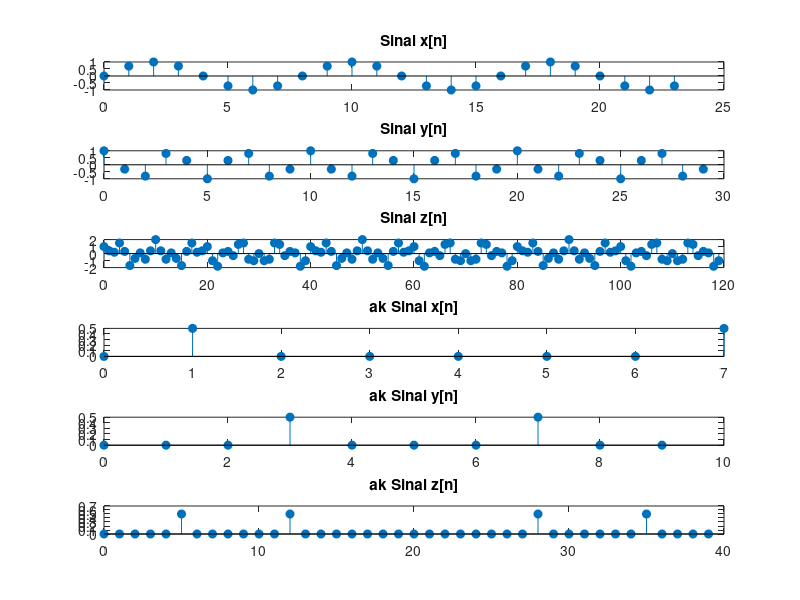

The MATLAB script that drew this image:
clc, clear, close

% Sinal x 
Nx = 8; % Periodo x 
n=0:3*Nx-1;
angx = 2*pi/8; % angulo de x
x = sin((angx)*n); % 1º harmonico (H)
fx = 2*pi/Nx; % Frequencia fundamente (omega 0) em rads
subplot(6,1,1)
stem(n,x,'filled'); title('Sinal x[n]');

% Sinal y
Ny = 10; % Periodo y
n=0:3*Ny-1;
angy = 3*pi/5;
y = cos((angy)*n); % 3º H (3*frquencia fundamental)
fy = 2*pi/Ny; % Frequencia fundamente (omega 0) em rads
subplot(6,1,2)
stem(n,y,'filled'); title('Sinal y[n]');

% Sinal z
Nz = lcm(Nx,Ny); % Periodo z
n=0:3*Nz-1;
z = sin((angx)*n) + cos((angy)*n); % x 5º H e y 12º H
fz = 2*pi/Nz; 
subplot(6,1,3)
stem(n,z,'filled'); title('Sinal z[n]');
Hz1 = fx/fz; % harmonicos da função z
Hz2 = fy/fz;

%% Euler

% Sinal x 
Nx = 8; % Periodo x
n=0:Nx-1;
angx = 2*pi/8; % angulo de x
x = sin((angx)*n); % 1º harmonico (H)
akx = fft(x)/Nx;
subplot(6,1,4)
stem(n,abs(akx),'filled'); title('ak Sinal x[n]');

% Sinal y
Ny = 10; % Periodo y
n=0:Ny-1;
angy = 3*pi/5;
y = cos((angy)*n); % 3º H (3*frquencia fundamental)
aky = fft(y)/Ny;
subplot(6,1,5)
stem(n,abs(aky),'filled'); title('ak Sinal y[n]');

% Sinal z
Nz = lcm(Nx,Ny); % Periodo z
n=0:Nz-1;
z = sin((angx)*n) + cos((angy)*n); % x 5º H e y 12º H
akz = fft(z)/Nz;
subplot(6,1,6)
stem(n,abs(akz),'filled'); title('ak Sinal z[n]');



